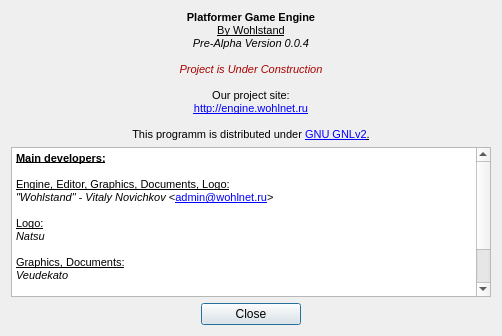
<?xml version="1.0" encoding="UTF-8"?>
<ui version="4.0">
 <class>aboutDialog</class>
 <widget class="QDialog" name="aboutDialog">
  <property name="windowModality">
   <enum>Qt::ApplicationModal</enum>
  </property>
  <property name="geometry">
   <rect>
    <x>0</x>
    <y>0</y>
    <width>500</width>
    <height>402</height>
   </rect>
  </property>
  <property name="sizePolicy">
   <sizepolicy hsizetype="Fixed" vsizetype="Fixed">
    <horstretch>0</horstretch>
    <verstretch>0</verstretch>
   </sizepolicy>
  </property>
  <property name="minimumSize">
   <size>
    <width>401</width>
    <height>0</height>
   </size>
  </property>
  <property name="baseSize">
   <size>
    <width>500</width>
    <height>200</height>
   </size>
  </property>
  <property name="font">
   <font>
    <family>Liberation Sans</family>
   </font>
  </property>
  <property name="contextMenuPolicy">
   <enum>Qt::NoContextMenu</enum>
  </property>
  <property name="windowTitle">
   <string>About</string>
  </property>
  <property name="autoFillBackground">
   <bool>true</bool>
  </property>
  <property name="styleSheet">
   <string notr="true"/>
  </property>
  <property name="locale">
   <locale language="English" country="UnitedStates"/>
  </property>
  <property name="modal">
   <bool>true</bool>
  </property>
  <layout class="QGridLayout" name="gridLayout">
   <property name="sizeConstraint">
    <enum>QLayout::SetFixedSize</enum>
   </property>
   <item row="0" column="0" colspan="3">
    <widget class="QLabel" name="label">
     <property name="minimumSize">
      <size>
       <width>0</width>
       <height>0</height>
      </size>
     </property>
     <property name="styleSheet">
      <string notr="true">background-color: rgba(255, 255, 255, 0);</string>
     </property>
     <property name="locale">
      <locale language="English" country="UnitedStates"/>
     </property>
     <property name="text">
      <string>&lt;!DOCTYPE HTML PUBLIC &quot;-//W3C//DTD HTML 4.0//EN&quot; &quot;http://www.w3.org/TR/REC-html40/strict.dtd&quot;&gt;
&lt;html&gt;&lt;head&gt;&lt;meta name=&quot;qrichtext&quot; content=&quot;1&quot; /&gt;&lt;style type=&quot;text/css&quot;&gt;
p, li { white-space: pre-wrap; }
&lt;/style&gt;&lt;/head&gt;&lt;body style=&quot; font-family:'MS Shell Dlg 2'; font-size:8.25pt; font-weight:400; font-style:normal;&quot;&gt;
&lt;p align=&quot;center&quot; style=&quot; margin-top:0px; margin-bottom:0px; margin-left:0px; margin-right:0px; -qt-block-indent:0; text-indent:0px;&quot;&gt;&lt;img src=&quot;:/images/mushroom.png&quot; /&gt;&lt;/p&gt;
&lt;p align=&quot;center&quot; style=&quot; margin-top:0px; margin-bottom:0px; margin-left:0px; margin-right:0px; -qt-block-indent:0; text-indent:0px;&quot;&gt;&lt;span style=&quot; font-size:8pt; font-weight:600;&quot;&gt;Platformer Game Engine&lt;/span&gt;&lt;/p&gt;
&lt;p align=&quot;center&quot; style=&quot; margin-top:0px; margin-bottom:0px; margin-left:0px; margin-right:0px; -qt-block-indent:0; text-indent:0px;&quot;&gt;&lt;span style=&quot; font-size:8pt; text-decoration: underline;&quot;&gt;By Wohlstand&lt;/span&gt;&lt;span style=&quot; font-size:8pt; font-weight:600;&quot;&gt;&lt;br /&gt;&lt;/span&gt;&lt;span style=&quot; font-size:8pt; font-style:italic;&quot;&gt;Pre-Alpha Version 0.0.4&lt;/span&gt;&lt;/p&gt;
&lt;p align=&quot;center&quot; style=&quot;-qt-paragraph-type:empty; margin-top:0px; margin-bottom:0px; margin-left:0px; margin-right:0px; -qt-block-indent:0; text-indent:0px; font-size:8pt; font-style:italic;&quot;&gt;&lt;/p&gt;
&lt;p align=&quot;center&quot; style=&quot; margin-top:0px; margin-bottom:0px; margin-left:0px; margin-right:0px; -qt-block-indent:0; text-indent:0px;&quot;&gt;&lt;span style=&quot; font-size:8pt; font-style:italic; color:#aa0000;&quot;&gt;Project is Under Construction&lt;/span&gt;&lt;span style=&quot; font-size:8pt;&quot;&gt;&lt;br /&gt;&lt;/span&gt;&lt;/p&gt;
&lt;p align=&quot;center&quot; style=&quot; margin-top:0px; margin-bottom:0px; margin-left:0px; margin-right:0px; -qt-block-indent:0; text-indent:0px;&quot;&gt;&lt;span style=&quot; font-size:8pt;&quot;&gt;Our project site:&lt;/span&gt;&lt;/p&gt;
&lt;p align=&quot;center&quot; style=&quot; margin-top:0px; margin-bottom:0px; margin-left:0px; margin-right:0px; -qt-block-indent:0; text-indent:0px;&quot;&gt;&lt;a href=&quot;http://engine.wohlnet.ru&quot;&gt;&lt;span style=&quot; font-family:'Liberation Sans'; font-size:8pt; text-decoration: underline; color:#0000ff;&quot;&gt;http://engine.wohlnet.ru&lt;/span&gt;&lt;/a&gt;&lt;/p&gt;
&lt;p align=&quot;center&quot; style=&quot;-qt-paragraph-type:empty; margin-top:0px; margin-bottom:0px; margin-left:0px; margin-right:0px; -qt-block-indent:0; text-indent:0px; font-family:'Liberation Sans'; font-size:8pt; text-decoration: underline; color:#0000ff;&quot;&gt;&lt;/p&gt;
&lt;p align=&quot;center&quot; style=&quot; margin-top:0px; margin-bottom:0px; margin-left:0px; margin-right:0px; -qt-block-indent:0; text-indent:0px;&quot;&gt;&lt;span style=&quot; font-family:'Liberation Sans'; font-size:8pt;&quot;&gt;This programm is distributed under &lt;/span&gt;&lt;a href=&quot;http://www.gnu.org/licenses/gpl-2.0.html&quot;&gt;&lt;span style=&quot; font-family:'Liberation Sans'; font-size:8pt; text-decoration: underline; color:#0000ff;&quot;&gt;GNU GNLv2&lt;/span&gt;&lt;/a&gt;&lt;span style=&quot; font-family:'Liberation Sans'; font-size:8pt; text-decoration: underline;&quot;&gt;.&lt;/span&gt;&lt;/p&gt;&lt;/body&gt;&lt;/html&gt;</string>
     </property>
     <property name="alignment">
      <set>Qt::AlignLeading|Qt::AlignLeft|Qt::AlignTop</set>
     </property>
     <property name="openExternalLinks">
      <bool>true</bool>
     </property>
     <property name="textInteractionFlags">
      <set>Qt::LinksAccessibleByMouse|Qt::TextSelectableByMouse</set>
     </property>
    </widget>
   </item>
   <item row="1" column="0" colspan="3">
    <widget class="QTextEdit" name="textEdit">
     <property name="minimumSize">
      <size>
       <width>480</width>
       <height>150</height>
      </size>
     </property>
     <property name="maximumSize">
      <size>
       <width>16777215</width>
       <height>150</height>
      </size>
     </property>
     <property name="verticalScrollBarPolicy">
      <enum>Qt::ScrollBarAlwaysOn</enum>
     </property>
     <property name="horizontalScrollBarPolicy">
      <enum>Qt::ScrollBarAlwaysOff</enum>
     </property>
     <property name="html">
      <string>&lt;!DOCTYPE HTML PUBLIC &quot;-//W3C//DTD HTML 4.0//EN&quot; &quot;http://www.w3.org/TR/REC-html40/strict.dtd&quot;&gt;
&lt;html&gt;&lt;head&gt;&lt;meta name=&quot;qrichtext&quot; content=&quot;1&quot; /&gt;&lt;style type=&quot;text/css&quot;&gt;
p, li { white-space: pre-wrap; }
&lt;/style&gt;&lt;/head&gt;&lt;body style=&quot; font-family:'Liberation Sans'; font-size:8.25pt; font-weight:400; font-style:normal;&quot;&gt;
&lt;p style=&quot; margin-top:0px; margin-bottom:0px; margin-left:0px; margin-right:0px; -qt-block-indent:0; text-indent:0px;&quot;&gt;&lt;span style=&quot; font-family:'MS Shell Dlg 2'; font-size:8pt; font-weight:600; text-decoration: underline;&quot;&gt;Main developers:&lt;br /&gt;&lt;/span&gt;&lt;/p&gt;
&lt;p style=&quot; margin-top:0px; margin-bottom:0px; margin-left:0px; margin-right:0px; -qt-block-indent:0; text-indent:0px;&quot;&gt;&lt;span style=&quot; font-family:'MS Shell Dlg 2'; font-size:8pt; text-decoration: underline;&quot;&gt;Engine, Editor, Graphics, Documents, Logo:&lt;/span&gt;&lt;/p&gt;
&lt;p style=&quot; margin-top:0px; margin-bottom:0px; margin-left:0px; margin-right:0px; -qt-block-indent:0; text-indent:0px;&quot;&gt;&lt;span style=&quot; font-family:'MS Shell Dlg 2'; font-size:8pt; font-style:italic;&quot;&gt;&amp;quot;Wohlstand&amp;quot; - Vitaly Novichkov&lt;/span&gt;&lt;span style=&quot; font-family:'MS Shell Dlg 2'; font-size:8pt;&quot;&gt; &amp;lt;&lt;/span&gt;&lt;a href=&quot;mailto:admin@wohlnet.ru&quot;&gt;&lt;span style=&quot; font-family:'MS Shell Dlg 2'; font-size:8pt; text-decoration: underline; color:#0000ff;&quot;&gt;admin@wohlnet.ru&lt;/span&gt;&lt;/a&gt;&lt;span style=&quot; font-family:'MS Shell Dlg 2'; font-size:8pt;&quot;&gt;&amp;gt;&lt;br /&gt;&lt;/span&gt;&lt;/p&gt;
&lt;p style=&quot; margin-top:0px; margin-bottom:0px; margin-left:0px; margin-right:0px; -qt-block-indent:0; text-indent:0px;&quot;&gt;&lt;span style=&quot; font-family:'MS Shell Dlg 2'; font-size:8pt; text-decoration: underline;&quot;&gt;Logo:&lt;/span&gt;&lt;/p&gt;
&lt;p style=&quot; margin-top:0px; margin-bottom:0px; margin-left:0px; margin-right:0px; -qt-block-indent:0; text-indent:0px;&quot;&gt;&lt;span style=&quot; font-family:'MS Shell Dlg 2'; font-size:8pt; font-style:italic;&quot;&gt;Natsu&lt;br /&gt;&lt;/span&gt;&lt;/p&gt;
&lt;p style=&quot; margin-top:0px; margin-bottom:0px; margin-left:0px; margin-right:0px; -qt-block-indent:0; text-indent:0px;&quot;&gt;&lt;span style=&quot; font-family:'MS Shell Dlg 2'; font-size:8pt; text-decoration: underline;&quot;&gt;Graphics, Documents:&lt;/span&gt;&lt;/p&gt;
&lt;p style=&quot; margin-top:0px; margin-bottom:0px; margin-left:0px; margin-right:0px; -qt-block-indent:0; text-indent:0px;&quot;&gt;&lt;span style=&quot; font-family:'MS Shell Dlg 2'; font-size:8pt; font-style:italic;&quot;&gt;Veudekato&lt;br /&gt;&lt;/span&gt;&lt;/p&gt;
&lt;p style=&quot; margin-top:0px; margin-bottom:0px; margin-left:0px; margin-right:0px; -qt-block-indent:0; text-indent:0px;&quot;&gt;&lt;span style=&quot; font-family:'MS Shell Dlg 2'; font-size:8pt; font-weight:600; text-decoration: underline;&quot;&gt;Big thanks to:&lt;/span&gt;&lt;/p&gt;
&lt;p style=&quot; margin-top:0px; margin-bottom:0px; margin-left:0px; margin-right:0px; -qt-block-indent:0; text-indent:0px;&quot;&gt;&lt;span style=&quot; font-family:'MS Shell Dlg 2'; font-size:8pt; font-weight:600; text-decoration: underline;&quot;&gt;&lt;br /&gt;&lt;/span&gt;&lt;span style=&quot; font-family:'MS Shell Dlg 2'; font-size:8pt; font-style:italic;&quot;&gt;h2643&lt;/span&gt;&lt;/p&gt;
&lt;p style=&quot; margin-top:0px; margin-bottom:0px; margin-left:0px; margin-right:0px; -qt-block-indent:0; text-indent:0px;&quot;&gt;&lt;span style=&quot; font-family:'MS Shell Dlg 2'; font-size:8pt; font-style:italic;&quot;&gt;FanofSMBX&lt;/span&gt;&lt;/p&gt;&lt;/body&gt;&lt;/html&gt;</string>
     </property>
     <property name="textInteractionFlags">
      <set>Qt::LinksAccessibleByKeyboard|Qt::LinksAccessibleByMouse|Qt::TextBrowserInteraction|Qt::TextSelectableByKeyboard|Qt::TextSelectableByMouse</set>
     </property>
    </widget>
   </item>
   <item row="2" column="1">
    <widget class="QPushButton" name="pushButton">
     <property name="sizePolicy">
      <sizepolicy hsizetype="Minimum" vsizetype="Fixed">
       <horstretch>0</horstretch>
       <verstretch>0</verstretch>
      </sizepolicy>
     </property>
     <property name="minimumSize">
      <size>
       <width>100</width>
       <height>0</height>
      </size>
     </property>
     <property name="text">
      <string>Close</string>
     </property>
     <property name="autoRepeat">
      <bool>true</bool>
     </property>
    </widget>
   </item>
   <item row="2" column="0">
    <spacer name="horizontalSpacer">
     <property name="orientation">
      <enum>Qt::Horizontal</enum>
     </property>
     <property name="sizeHint" stdset="0">
      <size>
       <width>40</width>
       <height>20</height>
      </size>
     </property>
    </spacer>
   </item>
   <item row="2" column="2">
    <spacer name="horizontalSpacer_2">
     <property name="orientation">
      <enum>Qt::Horizontal</enum>
     </property>
     <property name="sizeHint" stdset="0">
      <size>
       <width>40</width>
       <height>20</height>
      </size>
     </property>
    </spacer>
   </item>
  </layout>
  <action name="actionCloseDialog">
   <property name="text">
    <string>CloseDialog</string>
   </property>
   <property name="shortcut">
    <string>Esc</string>
   </property>
  </action>
 </widget>
 <resources/>
 <connections/>
</ui>
